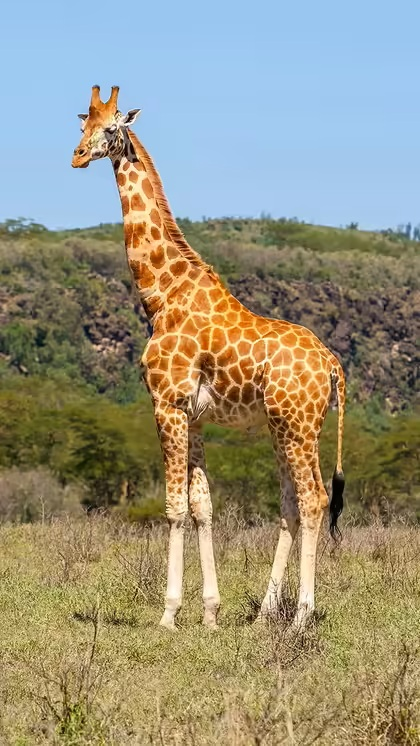
#> input picture Experiment_5/giraffe.jpg, 420 x 746 px
$ jupyter execute experiment_5.ipynb
#> lines starting #> are read from the running program, lines starting #| are printed output that depends on the picture
[cell 1]
#experiment-5=> edge detection using sobel operator

[cell 2]
import cv2
import numpy as np
import matplotlib.pyplot as plt

[cell 3]
image = cv2.imread("giraffe.jpg", cv2.IMREAD_GRAYSCALE)
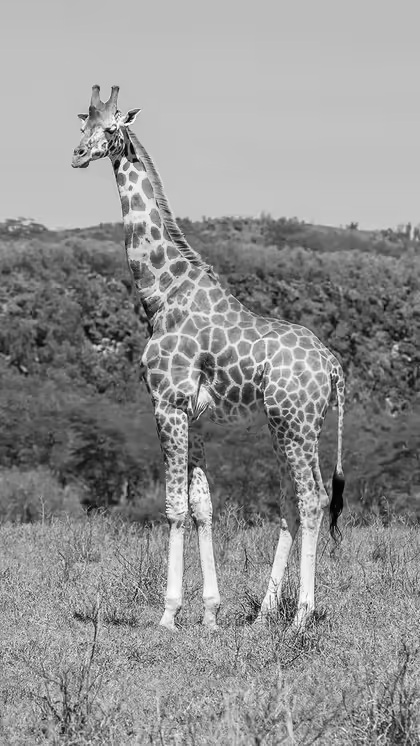
#> image: shape (746, 420); min 0, max 255, mean 146.1

[cell 4]
plt.imshow(image, cmap="gray")
plt.title("Original Image")
plt.axis("off")
plt.show()

[cell 5]
def sobel_filter(image):

    sobel_x = np.array([
        [-1, 0, 1],
        [-2, 0, 2],
        [-1, 0, 1]
    ])

    sobel_y = np.array([
        [-1, -2, -1],
        [0, 0, 0],
        [1, 2, 1]
    ])

    rows, cols = image.shape
#> rows = 746; cols = 420

    padded = np.pad(image, 1, mode='constant')
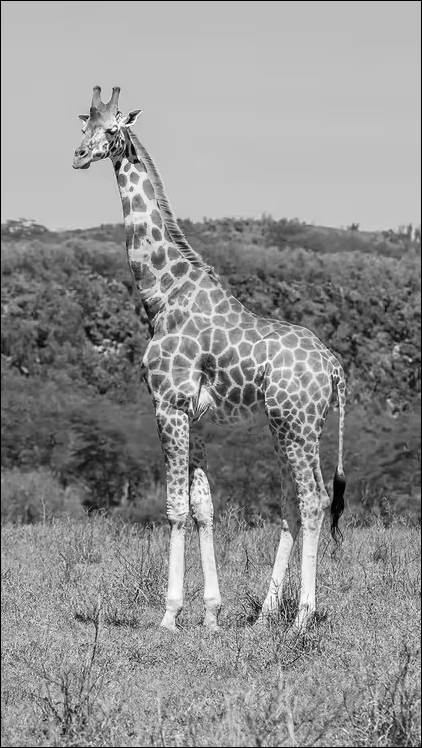
#> padded: shape (748, 422); min 0, max 255, mean 145

    gx = np.zeros((rows, cols), dtype=np.float32)
    gy = np.zeros((rows, cols), dtype=np.float32)
    output = np.zeros((rows, cols), dtype=np.float32)

    for i in range(rows):
        for j in range(cols):

            sum_x = 0
            sum_y = 0

            for m in range(3):
                for n in range(3):

                    pixel = float(padded[i+m][j+n])

                    sum_x += pixel * sobel_x[m][n]
                    sum_y += pixel * sobel_y[m][n]

            gx[i][j] = sum_x
            gy[i][j] = sum_y

            output[i][j] = np.sqrt(sum_x**2 + sum_y**2)
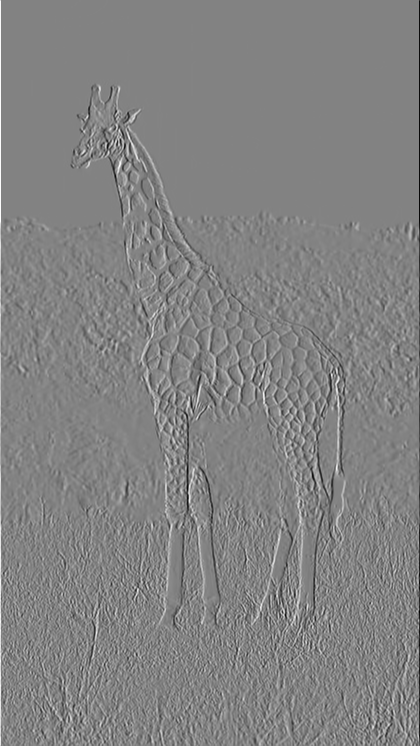
#> gx: shape (746, 420) float32; min -837, max 795, mean 0; drawn with min black and max white
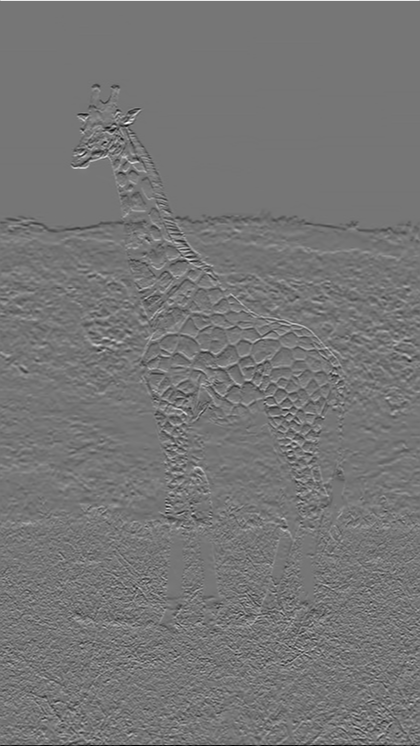
#> gy: shape (746, 420) float32; min -775, max 898, mean -0.2; drawn with min black and max white
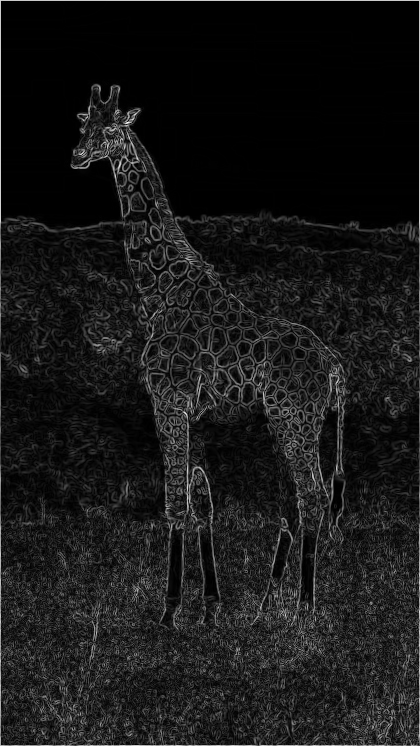
#> output: shape (746, 420) float32; min 0, max 944.9, mean 91.7; drawn with min black and max white

    output = np.clip(output, 0, 255)
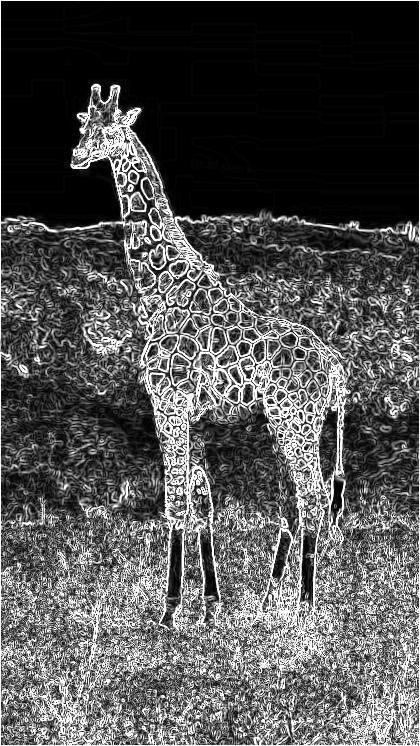
#> output: shape (746, 420) float32; min 0, max 255, mean 83.3

    return gx, gy, output.astype(np.uint8)

[cell 6]
gx, gy, edge_image = sobel_filter(image)

[cell 7]
plt.imshow(np.abs(gx), cmap="gray")
plt.title("Sobel X")
plt.axis("off")
plt.show()
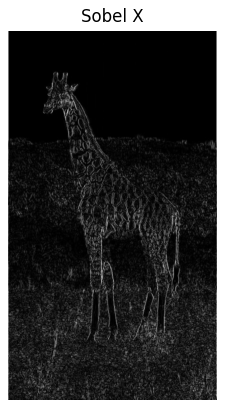
#> figure drawn by matplotlib, 1 panel

[cell 8]
plt.imshow(np.abs(gy), cmap="gray")
plt.title("Sobel Y")
plt.axis("off")
plt.show()
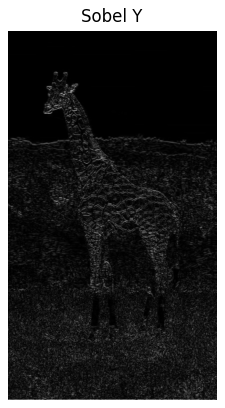
#> figure drawn by matplotlib, 1 panel
